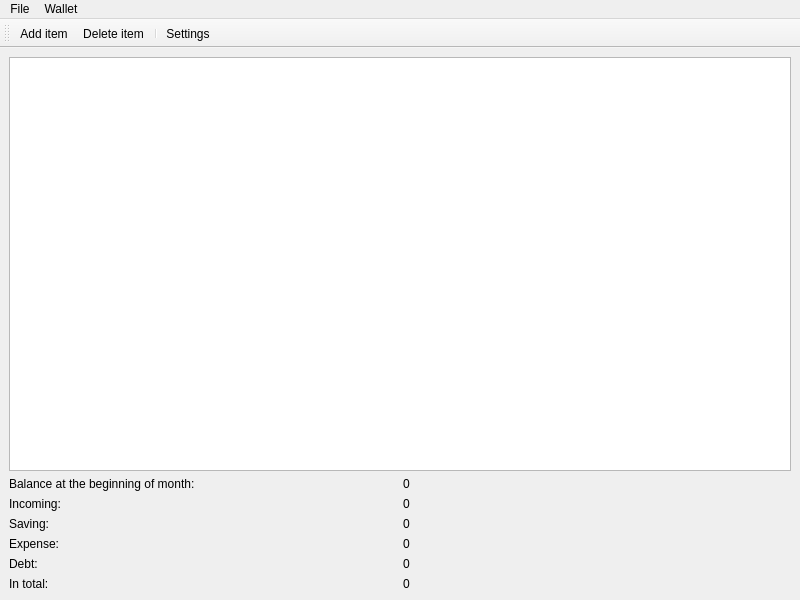
<?xml version="1.0" encoding="UTF-8"?>
<ui version="4.0">
 <class>MyWallet</class>
 <widget class="QMainWindow" name="MyWallet">
  <property name="geometry">
   <rect>
    <x>0</x>
    <y>0</y>
    <width>800</width>
    <height>600</height>
   </rect>
  </property>
  <property name="windowTitle">
   <string>MyWallet</string>
  </property>
  <property name="windowIcon">
   <iconset resource="../resources/resource.qrc">
    <normaloff>:/kwallet.png</normaloff>:/kwallet.png</iconset>
  </property>
  <widget class="QWidget" name="_central_widget">
   <layout class="QGridLayout" name="_main_layout">
    <item row="0" column="0" colspan="2">
     <widget class="QTableView" name="_view">
      <property name="locale">
       <locale language="English" country="UnitedStates"/>
      </property>
      <property name="selectionMode">
       <enum>QAbstractItemView::SingleSelection</enum>
      </property>
      <property name="selectionBehavior">
       <enum>QAbstractItemView::SelectRows</enum>
      </property>
     </widget>
    </item>
    <item row="1" column="0">
     <widget class="QLabel" name="_label_balance">
      <property name="text">
       <string>Balance at the beginning of month:</string>
      </property>
     </widget>
    </item>
    <item row="4" column="1">
     <widget class="QLabel" name="_label_expense_value">
      <property name="text">
       <string>0</string>
      </property>
     </widget>
    </item>
    <item row="7" column="1">
     <widget class="QLabel" name="_label_total_value">
      <property name="text">
       <string>0</string>
      </property>
     </widget>
    </item>
    <item row="4" column="0">
     <widget class="QLabel" name="_label_expense">
      <property name="text">
       <string>Expense:</string>
      </property>
     </widget>
    </item>
    <item row="1" column="1">
     <widget class="QLabel" name="_label_balance_value">
      <property name="text">
       <string>0</string>
      </property>
     </widget>
    </item>
    <item row="7" column="0">
     <widget class="QLabel" name="_label_total">
      <property name="text">
       <string>In total:</string>
      </property>
     </widget>
    </item>
    <item row="6" column="0">
     <widget class="QLabel" name="_label_debt">
      <property name="text">
       <string>Debt:</string>
      </property>
     </widget>
    </item>
    <item row="6" column="1">
     <widget class="QLabel" name="_label_debt_value">
      <property name="text">
       <string>0</string>
      </property>
     </widget>
    </item>
    <item row="2" column="0">
     <widget class="QLabel" name="_label_incoming">
      <property name="text">
       <string>Incoming:</string>
      </property>
     </widget>
    </item>
    <item row="2" column="1">
     <widget class="QLabel" name="_label_incoming_value">
      <property name="text">
       <string>0</string>
      </property>
     </widget>
    </item>
    <item row="3" column="0">
     <widget class="QLabel" name="_label_saving">
      <property name="text">
       <string>Saving:</string>
      </property>
     </widget>
    </item>
    <item row="3" column="1">
     <widget class="QLabel" name="_label_saving_value">
      <property name="text">
       <string>0</string>
      </property>
     </widget>
    </item>
   </layout>
  </widget>
  <widget class="QMenuBar" name="_main_menu">
   <property name="geometry">
    <rect>
     <x>0</x>
     <y>0</y>
     <width>800</width>
     <height>20</height>
    </rect>
   </property>
   <widget class="QMenu" name="_menu_file">
    <property name="title">
     <string>File</string>
    </property>
    <addaction name="_action_new_wallet"/>
    <addaction name="_action_open_wallet"/>
    <addaction name="_action_settings"/>
    <addaction name="separator"/>
    <addaction name="_action_about"/>
    <addaction name="separator"/>
    <addaction name="_action_exit"/>
   </widget>
   <widget class="QMenu" name="_menu_wallet">
    <property name="title">
     <string>Wallet</string>
    </property>
    <addaction name="separator"/>
    <addaction name="_action_add_item"/>
    <addaction name="_action_delete_item"/>
    <addaction name="_action_change_balance"/>
    <addaction name="_action_pay_debt_off"/>
    <addaction name="_action_savings_to_incoming"/>
    <addaction name="separator"/>
    <addaction name="_action_show_statistic"/>
   </widget>
   <addaction name="_menu_file"/>
   <addaction name="_menu_wallet"/>
  </widget>
  <widget class="QToolBar" name="_main_tool_bar">
   <property name="windowTitle">
    <string>toolBar</string>
   </property>
   <attribute name="toolBarArea">
    <enum>TopToolBarArea</enum>
   </attribute>
   <attribute name="toolBarBreak">
    <bool>false</bool>
   </attribute>
   <addaction name="_action_add_item"/>
   <addaction name="_action_delete_item"/>
   <addaction name="separator"/>
   <addaction name="_action_settings"/>
  </widget>
  <action name="_action_open_wallet">
   <property name="icon">
    <iconset resource="../resources/resource.qrc">
     <normaloff>:/folder_blue.png</normaloff>:/folder_blue.png</iconset>
   </property>
   <property name="text">
    <string>Open wallet</string>
   </property>
  </action>
  <action name="_action_exit">
   <property name="icon">
    <iconset resource="../resources/resource.qrc">
     <normaloff>:/exit.png</normaloff>:/exit.png</iconset>
   </property>
   <property name="text">
    <string>Exit</string>
   </property>
  </action>
  <action name="_action_add_item">
   <property name="icon">
    <iconset resource="../resources/resource.qrc">
     <normaloff>:/edit_add.png</normaloff>:/edit_add.png</iconset>
   </property>
   <property name="text">
    <string>Add item</string>
   </property>
  </action>
  <action name="_action_delete_item">
   <property name="icon">
    <iconset resource="../resources/resource.qrc">
     <normaloff>:/edit_remove.png</normaloff>:/edit_remove.png</iconset>
   </property>
   <property name="text">
    <string>Delete item</string>
   </property>
  </action>
  <action name="_action_settings">
   <property name="icon">
    <iconset resource="../resources/resource.qrc">
     <normaloff>:/kservices.png</normaloff>:/kservices.png</iconset>
   </property>
   <property name="text">
    <string>Settings</string>
   </property>
  </action>
  <action name="_action_show_statistic">
   <property name="text">
    <string>Show statistic</string>
   </property>
  </action>
  <action name="_action_change_balance">
   <property name="text">
    <string>Change balance</string>
   </property>
  </action>
  <action name="_action_new_wallet">
   <property name="icon">
    <iconset resource="../resources/resource.qrc">
     <normaloff>:/new.png</normaloff>:/new.png</iconset>
   </property>
   <property name="text">
    <string>New wallet</string>
   </property>
  </action>
  <action name="_action_about">
   <property name="icon">
    <iconset resource="../resources/resource.qrc">
     <normaloff>:/info.png</normaloff>:/info.png</iconset>
   </property>
   <property name="text">
    <string>About</string>
   </property>
  </action>
  <action name="_action_pay_debt_off">
   <property name="text">
    <string>Pay debt off</string>
   </property>
  </action>
  <action name="_action_savings_to_incoming">
   <property name="text">
    <string>Savings to incoming</string>
   </property>
  </action>
 </widget>
 <resources>
  <include location="../resources/resource.qrc"/>
 </resources>
 <connections/>
</ui>
